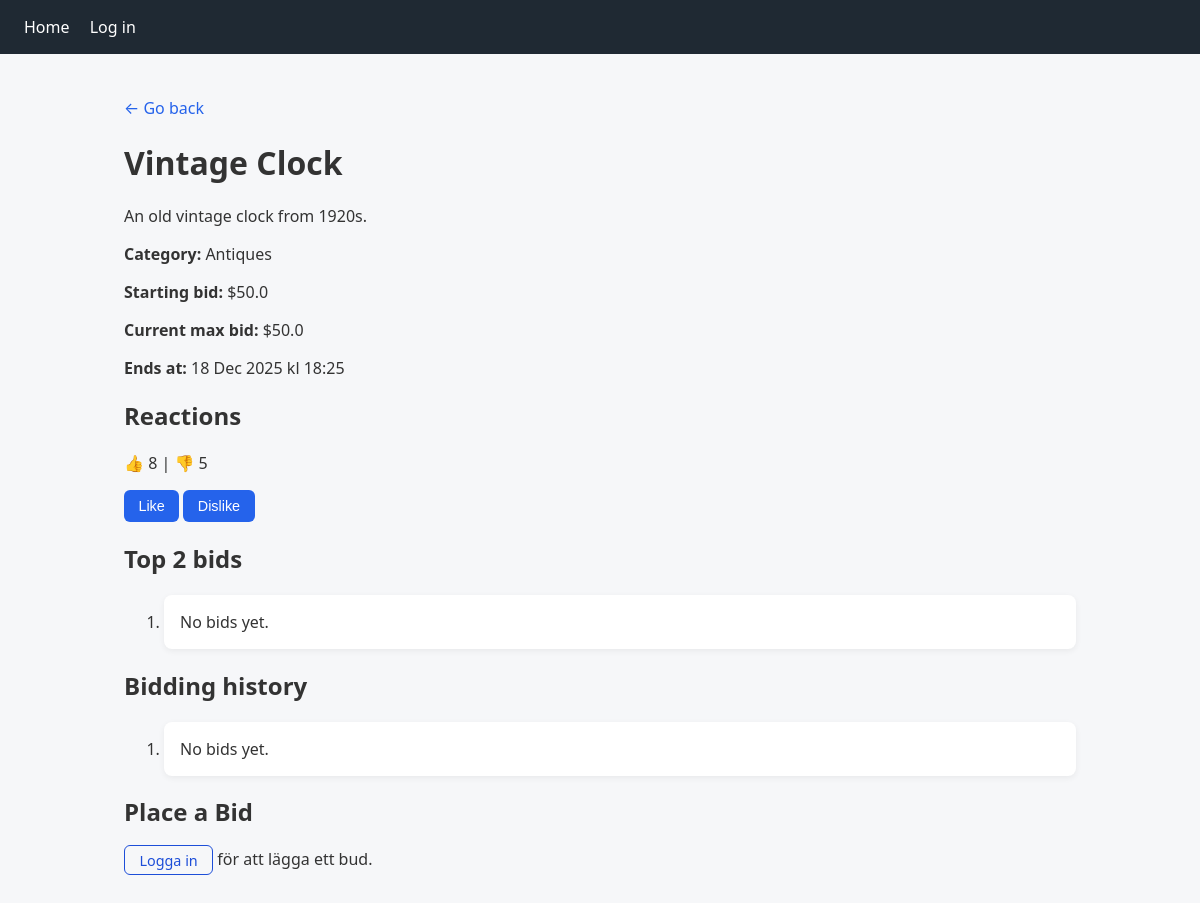
/auctions/1, run on an earlier commit of the app's database.
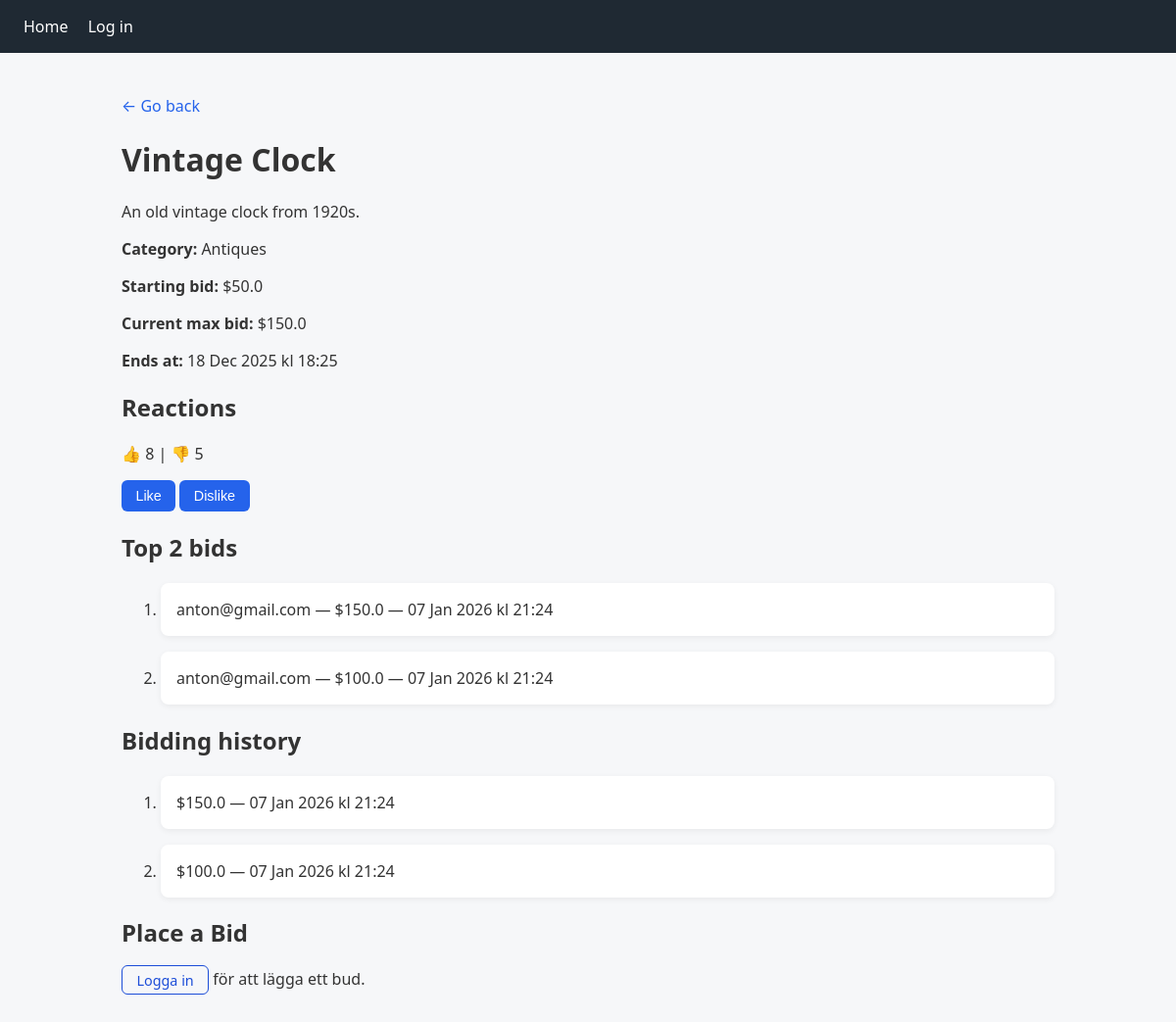
And on a later commit of the database.
### models/auction.py (models this page shows)
class Auction(db.Model):
    __tablename__ = 'auctions'
    id = db.Column(db.Integer, primary_key=True)
    title = db.Column(db.String(50), unique=True, nullable=False)
    description = db.Column(db.String(10), nullable=False)
    category = db.Column(db.String(20), nullable=False)
    starting_bid = db.Column(db.Float, nullable=False)
    start_at = db.Column(db.DateTime, server_default=db.func.now())
    end_at = db.Column(db.DateTime, nullable=False)
    image_url = db.Column(db.String(200), nullable=True) # URL till bild

### models/bid.py (models this page shows)
class Bid(db.Model):
    __tablename__ = 'bids'
    id = db.Column(db.Integer, primary_key=True)
    auction_id = db.Column(db.Integer, db.ForeignKey('auctions.id'), nullable=False)
    bidder_email = db.Column(db.String(120), db.ForeignKey('users.email'), nullable=False)
    amount = db.Column(db.Float, nullable=False)
    created_at = db.Column(db.DateTime, server_default=db.func.now())

### blueprints/auctions/auctions_routes.py (the view)
@auctions_bp.route('/<int:auction_id>')
def auctions_detail(auction_id):
    auction = auction_repo.get_auction_by_id(auction_id)
    top2 = bid_repo.get_top_2(auction_id)
    history = auction_repo.get_bidding_history(auction_id)
    current_max = top2[0].amount if top2 else auction.starting_bid
    likes = reactions_repo.count(auction_id, kind='like')
    dislikes = reactions_repo.count(auction_id, kind='dislike')
    return render_template('auctions_detail.html', auction=auction, history=history, top2=top2, current_max=current_max, likes=likes, dislikes=dislikes)

### dbrepository/auction_repo.py (called while the page is built)
    def get_auction_by_id(self, auction_id):
        return Auction.query.get_or_404(auction_id)

    def get_bidding_history(self, auction_id):
        return (Bid.query
                .filter_by(auction_id=auction_id)
                .order_by(Bid.created_at.desc())
                .all())

### dbrepository/bid_repo.py (called while the page is built)
    def get_top_2(self, auction_id):
        return Bid.query.filter_by(auction_id=auction_id).order_by(Bid.amount.desc()).limit(2).all()

### dbrepository/reactions_repo.py (called while the page is built)
    def count(self, auction_id, kind):
        return Reaction.query.filter_by(auction_id=auction_id, kind=kind).count()

### blueprints/auctions/templates/auctions_detail.html (shortened to what this page needs)
{% extends "base.html" %}
{% block content %}
    <p><a class="non-decoration" href="{{ url_for('auctions_bp.auctions_list') }}">← Go back</a></p>
    <h1>{{ auction.title }}</h1>
    <p>{{ auction.description }}</p>
    <p><b>Category:</b> {{ auction.category }}</p>
    <p><b>Starting bid:</b> ${{ auction.starting_bid }}</p>
    <p><b>Current max bid:</b> ${{ current_max }}</p>
    <p><b>Ends at:</b> {{ auction.end_at.strftime("%d %b %Y kl %H:%M") }}</p>
    <h2>Reactions</h2>
  <p>👍 {{ likes }} | 👎 {{ dislikes }}</p>
  <form method="post" action="{{ url_for('auctions_bp.react', auction_id=auction.id) }}">
    <button class="button" name="kind" value="like">Like</button>
    <button class="button" name="kind" value="dislike">Dislike</button>
  </form>
  <h2>Top 2 bids</h2>
  <ol>
    {% for bid in top2 %}
      <li>{{ bid.bidder_email }} — ${{ bid.amount }} — {{ bid.created_at.strftime("%d %b %Y kl %H:%M") }}</li>
    {% else %}
      <li>No bids yet.</li>
    {% endfor %}
  </ol>
  <h2>Bidding history</h2>
  <ol>
    {% for b in history %}
      <li>${{ b.amount }} — {{ b.created_at.strftime("%d %b %Y kl %H:%M") }}</li>
    {% else %}
      <li>No bids yet.</li>
    {% endfor %}
  </ol>
  <h2>Place a Bid</h2>
  {% if current_user.is_authenticated %}
    <form method="post" action="{{ url_for('auctions_bp.place_bid', auction_id=auction.id) }}">
        <input type="radio" name="email_radio_option" value="true" checked> Use my registered email ({{ current_user.email }})
        <input type="radio" name="email_radio_option" value="false"> Use a different email
        <br>
        <label for="bidder_email">Your Email:</label>
        <input type="email" id="bidder_email" name="bidder_email">
        <br>
        <label for="amount">Bid Amount:</label>
        <input type="number" id="amount" name="amount" step="0.01" required>
        <br>
        <button class="button" type="submit">Place Bid</button>
    </form>
  {% else %}
    <p><a class="non-decoration button-secondary" href="{{ url_for('auth_bp.login') }}">Logga in</a> för att lägga ett bud.</p>
  {% endif %}
{% endblock %}

### templates/base.html (shortened to what this page needs)
<!DOCTYPE html>
<html lang="en">
<head>
  <link rel="stylesheet" href="{{ url_for('static', filename='style.css') }}">
</head>
<body>
  <header>
    <nav>
      <a href="{{ url_for('auctions_bp.auctions_list') }}">Home</a>
      {% if current_user.is_authenticated %}
      <a href="{{ url_for('auth_bp.logout') }}">Log out</a>
      {% else %}
      <a href="{{ url_for('auth_bp.login') }}">Log in</a>
      {% endif %}
    </nav>
  </header>
  <main>
    {% block content %}{% endblock %}
  </main>
</body>
</html>

### Static/style.css (style rules this page uses)
* { box-sizing: border-box; }
body { margin: 0; font-family: system-ui, -apple-system, BlinkMacSystemFont, "Segoe UI", Roboto, Oxygen, Ubuntu, Cantarell, "Open Sans", "Helvetica Neue", sans-serif; background-color: #f6f7f9; color: #333; }
main { max-width: 1000px; margin: 0 auto; padding: 1.5rem; }
header { background: #1f2933; color: white; padding: 1rem 1.5rem; }
header a { color: white; text-decoration: none; margin-right: 1rem; }
li { background: white; padding: 1rem; margin-top: 1rem; margin-bottom: 1rem; border-radius: 8px; box-shadow: 0 2px 6px rgba(0,0,0,0.06); }
a { color: #2563eb; }
form { margin: 0.5rem 0; }
.non-decoration { text-decoration: none; }
.button { background: #2563eb; color: white; border: none; padding: 0.5rem 0.9rem; border-radius: 6px; cursor: pointer; font-size: 0.9rem; }
.button-secondary { color: #1d4ed8; border: 1px solid #1d4ed8; padding: 0.3rem 0.9rem; border-radius: 6px; cursor: pointer; font-size: 0.9rem; text-decoration: none; }

What changed in the data, as far as the page shows it:
added Bid: amount "150.0", bidder_email "anton@gmail.com", created_at "07 Jan 2026 kl 21:24"
added Bid: bidder_email "anton@gmail.com", amount "100.0", created_at "07 Jan 2026 kl 21:24"
Also different on the page:
{{ current_max }}: "50.0" → "150.0"
text no longer shown: "No bids yet. No bids yet."
